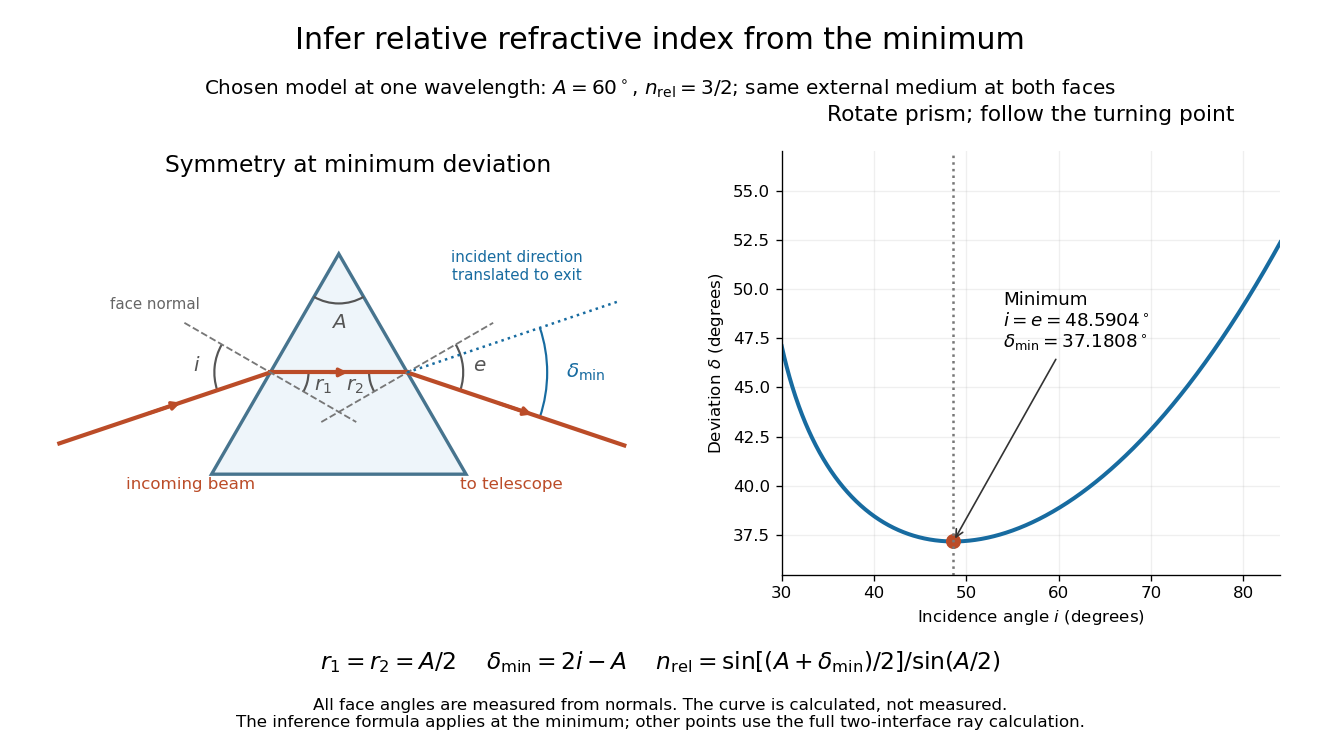

The Python source for this figure:
"""Original prism geometry and ray calculation; emit matching PNG in CWD.

Tested with Python 3.14, matplotlib 3.10.7, numpy 2.3.5.
All angles and the deviation curve are computed from a chosen constant relative
index at one fixed wavelength. No experimental observations are plotted.
"""
from pathlib import Path

import matplotlib.pyplot as plt
from matplotlib.patches import Arc, Polygon
import numpy as np


def arc(ax, center, radius, a, b, label, label_radius=None, color='#555555'):
    ax.add_patch(Arc(center, 2*radius, 2*radius, theta1=a, theta2=b, color=color, lw=1.3))
    r = label_radius if label_radius else radius + .14
    theta = np.deg2rad((a+b)/2)
    ax.text(center[0]+r*np.cos(theta), center[1]+r*np.sin(theta), label,
            ha='center', va='center', fontsize=12, color=color)


def main():
    A = np.pi / 3
    index = 1.5
    imin = np.arcsin(index*np.sin(A/2))
    dmin = 2*imin-A
    bend = imin-A/2
    # Symmetric triangular prism and horizontal internal ray.
    h, y = np.sqrt(3), .80
    x = 1-y/h
    entry, exit = np.array([-x, y]), np.array([x, y])
    uin = np.array([np.cos(bend), np.sin(bend)])
    uout = np.array([np.cos(bend), -np.sin(bend)])
    fig, (ax, plot) = plt.subplots(1, 2, figsize=(11, 6.3), dpi=120,
                                    gridspec_kw={'width_ratios': [1.25, 1]}, facecolor='white')
    fig.subplots_adjust(left=.035, right=.97, bottom=.24, top=.80, wspace=.20)
    ax.add_patch(Polygon([(-1, 0), (1, 0), (0, h)], facecolor='#eef5fa', edgecolor='#47748e', lw=2))
    start, end = entry-1.75*uin, exit+1.8*uout
    for p, q in [(start, entry), (entry, exit), (exit, end)]:
        ax.plot([p[0], q[0]], [p[1], q[1]], color='#bb4c28', lw=2.5)
        mid = .5*(p+q)
        ax.annotate('', xy=mid+.09*(q-p), xytext=mid-.09*(q-p),
                    arrowprops={'arrowstyle': '-|>', 'color': '#bb4c28', 'lw': 2})
    for p, angle in [(entry, -30), (exit, 30)]:
        v = np.array([np.cos(np.deg2rad(angle)), np.sin(np.deg2rad(angle))])
        ax.plot([p[0]-.78*v[0], p[0]+.78*v[0]], [p[1]-.78*v[1], p[1]+.78*v[1]],
                ls='--', color='#777777', lw=1.1)
    ax.text(-1.8, 1.30, 'face normal', color='#666666', fontsize=9)
    arc(ax, entry, .44, 150, 180+np.rad2deg(bend), '$i$', .58)
    arc(ax, entry, .30, -30, 0, '$r_1$', .43)
    arc(ax, exit, .30, 180, 210, '$r_2$', .43)
    arc(ax, exit, .44, -np.rad2deg(bend), 30, '$e$', .57)
    arc(ax, (0, h), .39, 240, 300, '$A$', .54)
    # Incident direction translated to the exit: deviation is between directions.
    undeviated = exit+1.75*uin
    ax.plot([exit[0], undeviated[0]], [exit[1], undeviated[1]], ls=':', lw=1.5, color='#176ba0')
    arc(ax, exit, 1.1, -np.rad2deg(bend), np.rad2deg(bend), r'$\delta_{\min}$', 1.40, '#176ba0')
    ax.text(1.40, 1.53, 'incident direction\ntranslated to exit', ha='center', color='#176ba0', fontsize=9)
    ax.text(-1.67, -.12, 'incoming beam', fontsize=10, color='#bb4c28')
    ax.text(.95, -.12, 'to telescope', fontsize=10, color='#bb4c28')
    ax.set_aspect('equal')
    ax.set_xlim(-2.3, 2.6)
    ax.set_ylim(-.3, 2.05)
    ax.axis('off')
    ax.set_title('Symmetry at minimum deviation', fontsize=14, pad=25)
    incidence = np.deg2rad(np.linspace(30, 84, 1200))
    r1 = np.arcsin(np.sin(incidence)/index)
    r2 = A-r1
    permitted = np.abs(index*np.sin(r2)) <= 1
    incidence, r2 = incidence[permitted], r2[permitted]
    emergence = np.arcsin(index*np.sin(r2))
    deviation = incidence+emergence-A
    plot.plot(np.rad2deg(incidence), np.rad2deg(deviation), color='#176ba0', lw=2.4)
    plot.plot(np.rad2deg(imin), np.rad2deg(dmin), 'o', color='#bb4c28', ms=8)
    plot.axvline(np.rad2deg(imin), ls=':', color='#777777')
    plot.annotate('Minimum\n' + r'$i=e=48.5904^\circ$' + '\n' + r'$\delta_{\min}=37.1808^\circ$',
                  xy=(np.rad2deg(imin), np.rad2deg(dmin)), xytext=(54, 47),
                  arrowprops={'arrowstyle': '->', 'color': '#333333'}, fontsize=11)
    plot.set(xlim=(30, 84), ylim=(35.5, 57), xlabel='Incidence angle $i$ (degrees)',
             ylabel=r'Deviation $\delta$ (degrees)')
    plot.set_title('Rotate prism; follow the turning point', fontsize=13, pad=18)
    plot.grid(alpha=.2)
    plot.spines[['top', 'right']].set_visible(False)
    fig.suptitle('Infer relative refractive index from the minimum', fontsize=18, y=.965)
    fig.text(.5, .875, r'Chosen model at one wavelength: $A=60^\circ$, $n_{\rm rel}=3/2$; same external medium at both faces',
             ha='center', fontsize=12)
    fig.text(.5, .115, r'$r_1=r_2=A/2$    $\delta_{\min}=2i-A$    $n_{\rm rel}=\sin[(A+\delta_{\min})/2]/\sin(A/2)$',
             ha='center', fontsize=14)
    fig.text(.5, .038, 'All face angles are measured from normals. The curve is calculated, not measured.\n'
             'The inference formula applies at the minimum; other points use the full two-interface ray calculation.',
             ha='center', fontsize=10)
    fig.savefig(Path(__file__).with_suffix('.png').name, facecolor='white', transparent=False)
    plt.close(fig)


if __name__ == '__main__':
    main()
